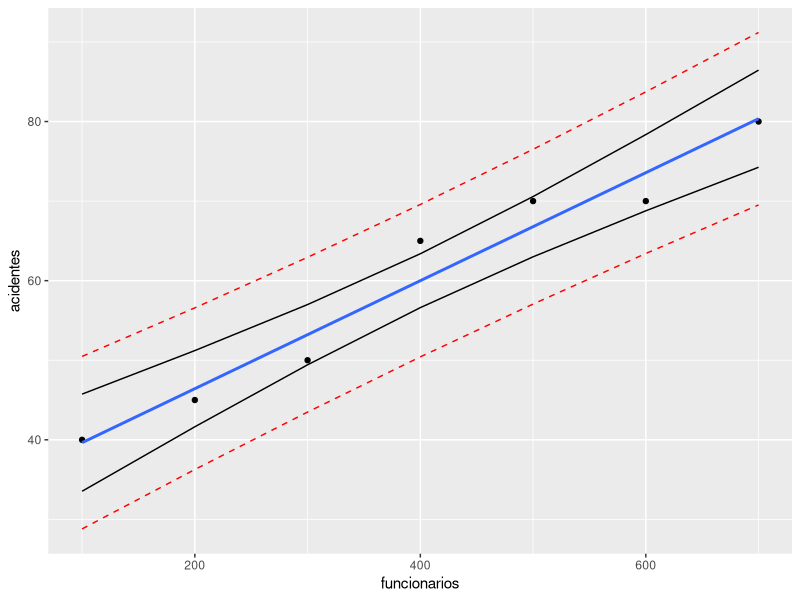

Write R code to recreate this figure.
# Dados
funcionarios <- c(100,200,300,400,500,600,700)
acidentes <- c(40,45,50,65,70,70,80)

# Modelo
modelo <- lm(acidentes ~ funcionarios)
summary(modelo)
# Intervalo de confiança e de predição para os dados da base
IC1 <- predict(modelo, interval="confidence",level = 0.95)
IC2 <- predict(modelo, interval="predict",level = 0.95)
new <- data.frame(funcionarios,acidentes,IC1,IC2)

# Gráfico
library("ggplot2")
ggplot(new, aes(funcionarios, acidentes)) +
  geom_point() +
  geom_smooth(method=lm, se=FALSE) + 
  geom_line(aes(y = lwr), color = "black") +
  geom_line(aes(y = upr), color = "black") +
  geom_line(aes(y = lwr.1), color = "red", linetype = "dashed") +
  geom_line(aes(y = upr.1), color = "red", linetype = "dashed")

# Predição para 550 funcionários 
novo = data.frame(funcionarios=550)
predict(modelo, novo, interval="confidence")
predict(modelo, novo, interval="predict")

